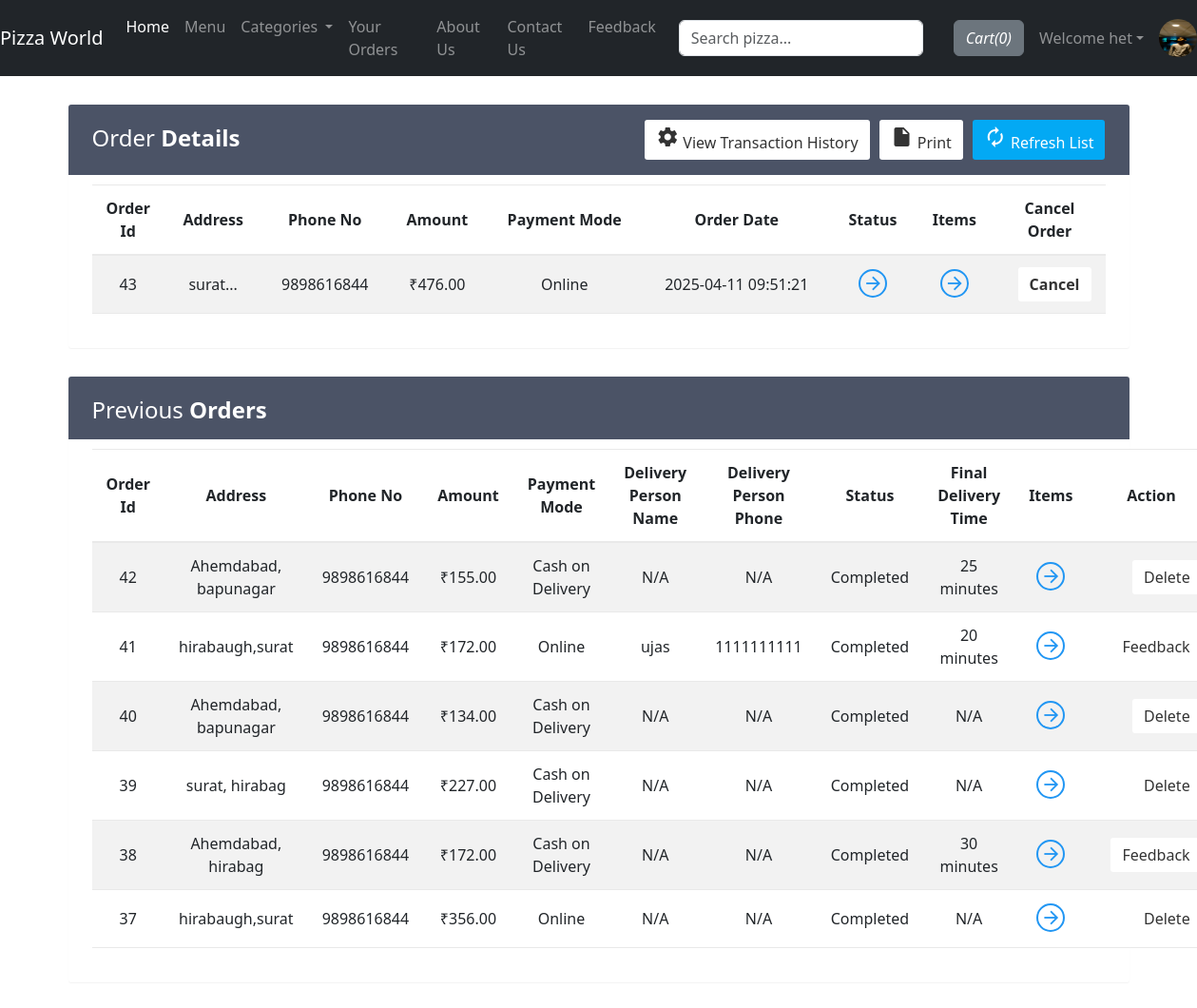
/viewOrder.php (signed in), run on the app's committed database.
### tables this page shows
CREATE TABLE `sitedetail` (
  `tempId` int(11) NOT NULL,
  `systemName` varchar(21) NOT NULL,
  `email` varchar(35) NOT NULL,
  `contact1` bigint(21) NOT NULL,
  `contact2` bigint(21) DEFAULT NULL COMMENT 'Optional',
  `address` text NOT NULL,
  `dateTime` datetime NOT NULL DEFAULT current_timestamp()
);

CREATE TABLE `orders` (
  `orderId` int(11) NOT NULL,
  `userId` int(21) NOT NULL,
  `address` varchar(255) NOT NULL,
  `zipCode` int(21) NOT NULL,
  `phoneNo` bigint(21) NOT NULL,
  `amount` decimal(10,2) DEFAULT NULL,
  `payment_id` varchar(100) DEFAULT NULL,
  `paymentMode` enum('0','1') NOT NULL DEFAULT '0' COMMENT '0=cod,1=online',
  `orderStatus` enum('0','1','2','3','4','5','6') NOT NULL DEFAULT '0',
  `size` enum('S','M','L') NOT NULL DEFAULT 'M',
  `createdAt` datetime NOT NULL DEFAULT current_timestamp(),
  `status` enum('pending','completed','cancelled') NOT NULL DEFAULT 'pending',
  `delivery_boy_id` int(11) DEFAULT NULL,
  `deliveryTime` int(11) DEFAULT NULL COMMENT 'Delivery time in minutes',
  `finalDeliveryTime` int(11) DEFAULT NULL
);

CREATE TABLE `delivery_boys` (
  `id` int(11) NOT NULL,
  `delivery_boy_name` varchar(50) NOT NULL,
  `first_name` varchar(50) NOT NULL,
  `last_name` varchar(50) NOT NULL,
  `email` varchar(100) NOT NULL,
  `phone` varchar(15) NOT NULL,
  `password` varchar(255) NOT NULL,
  `vehicle_type` varchar(3) DEFAULT NULL,
  `status` enum('pending','approved','rejected') DEFAULT 'pending',
  `created_at` timestamp NOT NULL DEFAULT current_timestamp()
);

### viewOrder.php (the view, shortened to what this page needs)
<!doctype html>
<html lang="en">
<head>
    <link rel="stylesheet" href="https://stackpath.bootstrapcdn.com/bootstrap/4.5.0/css/bootstrap.min.css"
>
    <link rel="stylesheet" href="https://use.fontawesome.com/releases/v5.7.2/css/all.css">
    <link rel="stylesheet" href="https://cdn.jsdelivr.net/npm/bootstrap@5.3.0/dist/css/bootstrap.min.css">
</head>
<body>
    <?php include 'partials/_dbconnect.php'; ?>
    <?php include 'partials/_nav.php'; ?>
    <?php
    if ($loggedin) {
        ?>
        <div class="container">
            <div class="table-wrapper" id="empty">
                <div class="table-title">
                    <div class="row">
                        <div class="col-sm-4">
                            <h2>Order <b>Details</b></h2>
                        </div>
                        <div class="col-sm-8">
                            <a href="" class="btn btn-primary"><i class="material-icons">&#xE863;</i> <span>Refresh List</span></a>
                            <a href="#" onclick="window.print()" class="btn btn-info"><i class="material-icons">&#xE24D;</i>
                            <span>Print</span></a>
                            <button class="btn btn-secondary" data-toggle="modal" data-target="#history"><i class="material-icons">&#xE8B8;</i> <span>View Transaction History</span></button>
                        </div>
                    </div>
                </div>
                <table class="table table-striped table-hover text-center">
                    <thead>
                        <tr>
                            <th>Order Id</th>
                            <th>Address</th>
                            <th>Phone No</th>
                            <th>Amount</th>
                            <th>Payment Mode</th>
                            <th>Order Date</th>
                            <th>Status</th>
                            <th>Items</th>
                            <th>Cancel Order</th>
                        </tr>
                    </thead>
                    <tbody>
                        <?php
                        $sql = "SELECT * FROM `orders` WHERE `userId`= $userId AND `orderStatus` NOT IN ('4', '6') ORDER BY `createdAt` DESC";
                        $result = mysqli_query($conn, $sql);
                        while ($row = mysqli_fetch_assoc($result)) {
                            $orderId = $row['orderId'];
                            $address = $row['address'];
                            $phoneNo = $row['phoneNo'];
                            $amount = $row['amount'];
                            $paymentMode = $row['paymentMode'] == 0 ? "Cash on Delivery" : "Online";
                            $createdAt = $row['createdAt'];
                            echo '<tr>
                            <td>' . $orderId . '</td>
                            <td>' . substr($address, 0, 20) . '...</td>
                            <td>' . $phoneNo . '</td>
                            <td>₹' . $amount . '</td>
                            <td>' . $paymentMode . '</td>
                            <td>' . $createdAt . '</td>
                            <td><a href="#" data-toggle="modal" data-target="#orderStatus' . $orderId . '" class="view"><i class="material-icons">&#xE5C8;</i></a></td>
                            <td><a href="#" data-toggle="modal" data-target="#orderItem' . $orderId . '" class="view" title="View Details"><i class="material-icons">&#xE5C8;</i></a></td>
                            <td>
                                <a href="cancel_order.php?orderId=' . $orderId . '" class="btn btn-danger" onclick="return confirm(\'Are you sure you want to cancel this order?\');">Cancel</a>
                            </td>
                        </tr>';
                        }
                            ?>
                    </tbody>
                </table>
            </div>
<div class="table-wrapper">
    <div class="table-title">
        <h2>Previous <b>Orders</b></h2>
    </div>
    <table class="table table-striped table-hover text-center">
        <thead>
            <tr>
                <th>Order Id</th>
                <th>Address</th>
                <th>Phone No</th>
                <th>Amount</th>
                <th>Payment Mode</th>
                <th>Delivery Person Name</th>
                <th>Delivery Person Phone</th>
                <th>Status</th>
                <th>Final Delivery Time</th>
                <th>Items</th>
                <th>Action</th>
            </tr>
        </thead>
        <tbody>
            <?php
            $previousSql = "
                SELECT o.*, db.delivery_boy_name, db.phone AS delivery_boy_phone
                FROM `orders` o
                LEFT JOIN `delivery_boys` db ON o.delivery_boy_id = db.id
                WHERE o.userId = $userId AND o.orderStatus IN ('4', '6')
                ORDER BY o.createdAt DESC
            ";
            $previousResult = mysqli_query($conn, $previousSql);
            while ($row = mysqli_fetch_assoc($previousResult)) {
                $orderId = $row['orderId'];
                $address = $row['address'];
                $phoneNo = $row['phoneNo'];
                $amount = $row['amount'];
                $paymentMode = $row['paymentMode'] == 0 ? "Cash on Delivery" : "Online";
                $deliveryBoyName = $row['delivery_boy_name'] ? $row['delivery_boy_name'] : 'N/A';
                $deliveryBoyPhone = $row['delivery_boy_phone'] ? $row['delivery_boy_phone'] : 'N/A';
                $orderStatus = $row['orderStatus'];
                $finalDeliveryTime = $row['finalDeliveryTime'];
                $reviewCheckSql = "SELECT * FROM `reviews` WHERE `orderId` = ? AND `userId` = ?";
                $stmtReviewCheck = $conn->prepare($reviewCheckSql);
                $stmtReviewCheck->bind_param("ii", $orderId, $userId);
                $stmtReviewCheck->execute();
                $reviewResult = $stmtReviewCheck->get_result();
                $reviewExists = $reviewResult->num_rows > 0;
                echo '<tr id="order-' . $orderId . '">
                        <td>' . $orderId . '</td>
                        <td>' . $address . '</td>
                        <td>' . $phoneNo . '</td>
                        <td>₹' . $amount . '</td>
                        <td>' . $paymentMode . '</td>
                        <td>' . $deliveryBoyName . '</td>
                        <td>' . $deliveryBoyPhone . '</td>
                        <td>' . ($orderStatus == 4 ? "Completed" : "Cancelled") . '</td>
                        <td>' . ($finalDeliveryTime ? $finalDeliveryTime . ' minutes' : 'N/A') . '</td>
                        <td>
                            <a href="#" data-toggle="modal" data-target="#orderItem' . $orderId . '" class="view" title="View Details"><i class="material-icons">&#xE5C8;</i></a>
                        </td>
                        <td>';
                if ($orderStatus == 4 && $reviewExists) {
                    echo '<button class="btn btn-danger" onclick="deleteOrder(' . $orderId . ')">Delete</button>';
                } else if ($orderStatus == 4 && !$reviewExists) {
                    echo '<button class="btn btn-warning" data-toggle="modal" data-target="#reviewModal' . $orderId . '">Feedback</button>';
                }
                echo '</td>
                    </tr>';
            }
            ?>
        </tbody>
    </table>
</div>
</div>
<?php
} else {
    echo '<div class="container" style="min-height : 610px;">
    <div class="alert alert-info my-3">
        <font style="font-size:22px"><center>Check your Order. You need to <strong><a class="alert-link" data-toggle="modal" data-target="#loginModal">Login</a></strong></center></font>
    </div></div>';
}
?>
<?php include 'partials/_signupModal.php'; ?>
<?php include 'partials/_loginModal.php'; ?>
<?php include 'partials/_forgot_pass.php'; ?>
<?php include 'partials/_deliveryboySignupModal.php'; ?>
</body>
</html>

### partials/_nav.php (shortened to what this page needs)
<?php
include 'partials/_dbconnect.php';
$loggedin = isset($_SESSION['loggedin']) && $_SESSION['loggedin'] == true;
$userId = $loggedin ? $_SESSION['userId'] : 0;
$username = $loggedin ? $_SESSION['username'] : '';
$sql = "SELECT * FROM `sitedetail`";
$result = mysqli_query($conn, $sql);
if (mysqli_num_rows($result) > 0) {
  $row = mysqli_fetch_assoc($result);
  $systemName = $row['systemName'];
} else {
  $systemName = "Online Pizza Delivery";
}
echo '<nav class="navbar navbar-expand-lg navbar-dark bg-dark navbar-fixed-top on">
      <a class="navbar-brand" href="index.php">' . $systemName . '</a>
      <button class="navbar-toggler" type="button" data-toggle="collapse" data-target="#navbarSupportedContent">
        <span class="navbar-toggler-icon"></span>
      </button>
      <div class="collapse navbar-collapse" id="navbarSupportedContent">
        <ul class="navbar-nav mr-auto">
          <li class="nav-item active"><a class="nav-link" href="home.php">Home</a></li>
          <li class="nav-item"><a class="nav-link" href="index.php">Menu</a></li>
          <li class="nav-item dropdown">
            <a class="nav-link dropdown-toggle" href="#" id="navbarDropdown" role="button" data-toggle="dropdown">
              Categories
            </a>
            <div class="dropdown-menu">';
echo '</div>
          </li>
          <li class="nav-item"><a class="nav-link" href="viewOrder.php">Your Orders</a></li>
          <li class="nav-item"><a class="nav-link" href="about.php">About Us</a></li>
          <li class="nav-item"><a class="nav-link" href="contact.php">Contact Us</a></li>';
if ($loggedin) {
  echo '<li class="nav-item"><a class="nav-link" href="feedback.php">Feedback</a></li>';
} else {
  echo '<li class="nav-item">
                    <a class="nav-link" href="#" data-toggle="modal" data-target="#loginModal">Feedback</a>
                  </li>';
}
echo '</ul>
        <div class="form-inline my-2 my-lg-0 mx-3">
          <input class="form-control mr-sm-2" type="search" id="liveSearchInput" placeholder="Search pizza..." autocomplete="off">
        </div>';
$countsql = "SELECT SUM(`itemQuantity`) FROM `viewcart` WHERE `userId`=$userId";
$countresult = mysqli_query($conn, $countsql);
$countrow = mysqli_fetch_assoc($countresult);
$count = $countrow['SUM(`itemQuantity`)'] ?? 0;
echo '<a href="viewCart.php">
        <button type="button" class="btn btn-secondary mx-2" title="MyCart">
          <i class="bi bi-cart">Cart(' . $count . ')</i>
        </button>
      </a>';
if ($loggedin) {
  echo '<ul class="navbar-nav mr-2">
          <li class="nav-item dropdown">
            <a class="nav-link dropdown-toggle" href="#" id="navbarDropdown" role="button" data-toggle="dropdown"> Welcome ' . $username . '</a>
            <div class="dropdown-menu">
              <a class="dropdown-item" href="favoritePizza.php">Favorite Items</a>
              <a class="dropdown-item" href="partials/_logout.php">Logout</a>
            </div>
          </li>
        </ul>
        <div class="text-center image-size-small">
          <a href="viewProfile.php"><img src="img/person-' . $username . '.jpg" class="rounded-circle" onError="this.src=\'img/profilePic.jpg\'" style="width:40px; height:40px"></a>
        </div>';
} else {
  echo '<button type="button" class="btn btn-success mx-2" data-toggle="modal" data-target="#loginModal">Login</button>
        <button type="button" class="btn btn-success mx-2" data-toggle="modal" data-target="#signupModal">SignUp</button>';
}
echo '</div></nav>';
include 'partials/_loginModal.php';
include 'partials/_signupModal.php';
?>

### viewOrder.php (style rules this page uses)
.table-wrapper { background: #fff; padding: 20px 25px; margin: 30px auto; border-radius: 3px; box-shadow: 0 1px 1px rgba(0, 0, 0, .05); }
.table-wrapper .btn { float: right; color: #333; background-color: #fff; border-radius: 3px; border: none; outline: none !important; margin-left: 10px; }
.table-wrapper .btn.btn-primary { color: #fff; background: #03A9F4; }
.table-title { color: #fff; background: #4b5366; padding: 16px 25px; margin: -20px -25px 10px; border-radius: 3px 3px 0 0; }
.table-title h2 { margin: 5px 0 0; font-size: 24px; }
table.table tr th, table.table tr td { border-color: #e9e9e9; padding: 12px 15px; vertical-align: middle; }
table.table tr th:first-child { width: 60px; }
table.table tr th:last-child { width: 80px; }
table.table-striped tbody tr:nth-of-type(odd) { background-color: #fcfcfc; }
table.table td a { font-weight: bold; color: #566787; display: inline-block; text-decoration: none; }
table.table td a.view { width: 30px; height: 30px; color: #2196F3; border: 2px solid; border-radius: 30px; text-align: center; }
table.table td a.view i { font-size: 22px; margin: 2px 0 0 1px; }
table { counter-reset: section; }

### partials/_orderStatusModal.php (style rules this page uses)
.btn-warning { color: #ffffff; background-color: #ee5435; border-color: #ee5435; border-radius: 1px; }

### data on the page
sitedetail: systemName "Pizza World"
orders: orderId "43", address "surat", phoneNo "9898616844", amount "476.00", paymentMode "Online", createdAt "2025-04-11 09:51:21"
orders: orderId "42", address "Ahemdabad, bapunagar", phoneNo "9898616844", amount "155.00", paymentMode "Cash on Delivery", deliveryBoyName "N/A", deliveryBoyPhone "N/A", orderStatus "Completed", finalDeliveryTime "25"
orders: orderId "41", address "hirabaugh,surat", phoneNo "9898616844", amount "172.00", paymentMode "Online", delivery_boy.delivery_boy_name "ujas", delivery_boy.phone "1111111111", orderStatus "Completed", finalDeliveryTime "20"
orders: orderId "40", address "Ahemdabad, bapunagar", phoneNo "9898616844", amount "134.00", paymentMode "Cash on Delivery", deliveryBoyName "N/A", deliveryBoyPhone "N/A", orderStatus "Completed"
orders: orderId "39", address "surat, hirabag", phoneNo "9898616844", amount "227.00", paymentMode "Cash on Delivery", deliveryBoyName "N/A", deliveryBoyPhone "N/A", orderStatus "Completed"
orders: orderId "38", address "Ahemdabad, hirabag", phoneNo "9898616844", amount "172.00", paymentMode "Cash on Delivery", deliveryBoyName "N/A", deliveryBoyPhone "N/A", orderStatus "Completed", finalDeliveryTime "30"
orders: orderId "37", address "hirabaugh,surat", phoneNo "9898616844", amount "356.00", paymentMode "Online", deliveryBoyName "N/A", deliveryBoyPhone "N/A", orderStatus "Completed"

### other printed values
$count "0"
$username "het"
